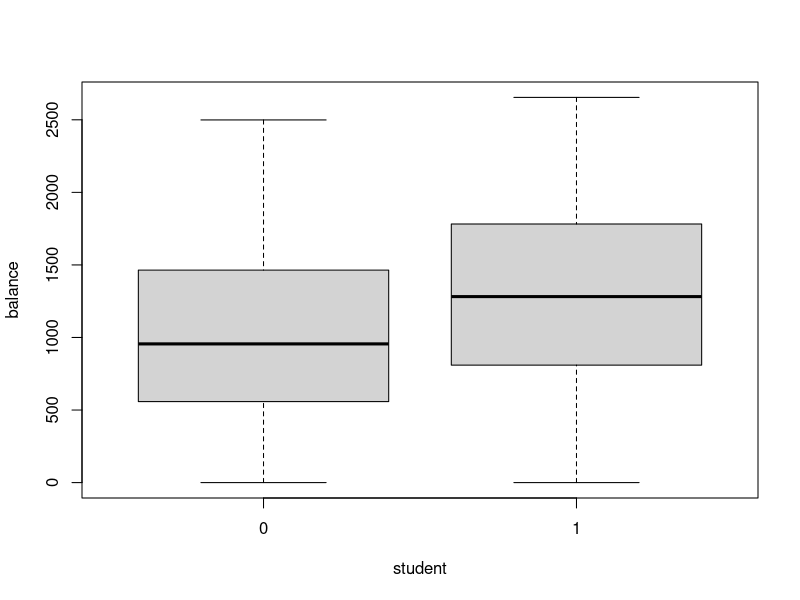
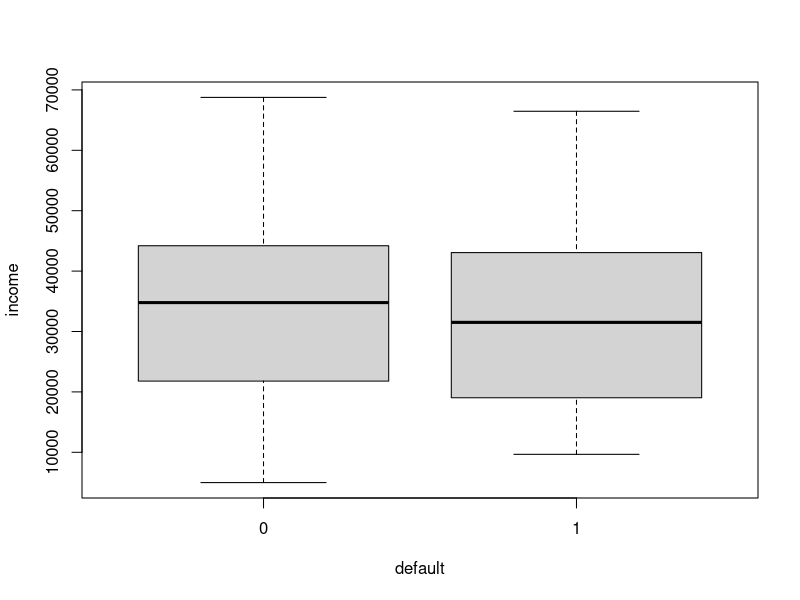
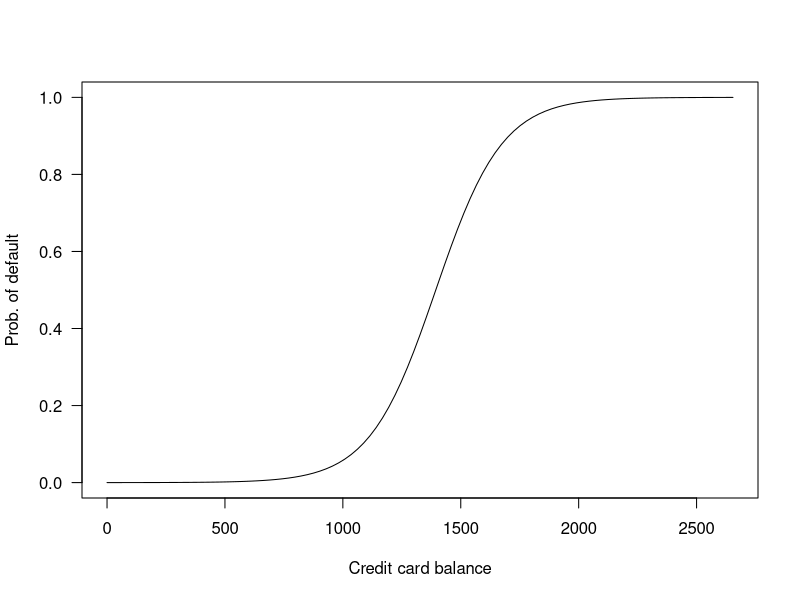

The R script that drew these images, in order:
# R Code for Chapter 3 - Supervised Learning: Classification using Logistic Regression
#
# This code builds a logistic regression model using the Bank Default data
#
# Dependent categorical variable y - Default (1: yes; 0: no)
#
# Independent variables          X - Student status (1: yes; 0: no); Balance; Income 
#
# --------------------  LOGISTIC REGRESSION USING DEFAULT DATA -----------------

# Install packages
install.packages("tidyverse")    # data manipulation and visualization
install.packages("modelr")       # provides easy pipeline modeling functions
install.packages("broom")        # helps to tidy up model outputs

library(tidyverse)  
library(modelr)     
library(broom)      

## -----------------------------------------------------------------------------

# STEP 1: SET WORKING DIRECTORY AND LOAD DATA

getwd()

# Go to 'Session' tab -> 'Set Working Directory' -> 'To Source File Location'

# LOAD DATA (use either .csv or .rds formats)
Default_data <- read.csv("DefaultDataset.csv")  # or Default_data = readRDS("DefaultDataset.rds")

# Data characteristics
Default_data[1:5,]                   # first five rows

head(Default_data)                   # first five row - alternatively use function head()

dim(Default_data)                    # 1000 rows and 4 cols

names(Default_data)                  # check variable names - "default" "student" "balance" "income" 

summary(Default_data)                # Summary of the data

# ------------------------------------------------------------------------------

# STEP 2: BOXPLOTS/VISUALIZATION

attach(Default_data)

boxplot(balance ~ student, data=Default_data)  # Balance and Default
 
boxplot(income ~ default, data=Default_data)   # Income and Default

# ------------------------------------------------------------------------------

# STEP 3: Fit a NULL Logistic Regression model (only the intercept)

fitNULL <- glm(default ~ NULL, data=Default_data, family=binomial)

summary(fitNULL)

# ------------------------------------------------------------------------------

# STEP 4: Fit a Logistic Regression model with Balance as an input variable

fitBalance <- glm(default ~ balance, data=Default_data, family=binomial)

summary(fitBalance)

# Define the logistic function
logit <- function(x, a, b) {
  1/(1+exp(-(a+b*x)))
}

# Probability of default vs Balance
curve(logit(x, -9.8789851, 0.0070863), xlim=c(min(balance),max(balance)), xlab="Credit card balance", ylab="Prob. of default",las=1)

# ------------------------------------------------------------------------------

# STEP 5: Fit a Logistic Regression model with Student status as an input variable

fitStudent <- glm(default ~ student, data=Default_data, family=binomial)

summary(fitStudent)

# ------------------------------------------------------------------------------

# STEP 6: Fit a Logistic Regression model with ALL input variables

fitALL <- glm(default ~ balance + income + student, data=Default_data, family=binomial)

summary(fitALL)

# ------------------------------------------------------------------------------

# STEP 7: Fit a Logistic Regression model with only the most significant variables

fitFINAL <- glm(default ~. -income, data=Default_data, family=binomial)

summary(fitFINAL)

# ------------------------------------------------------------------------------

# STEP 8: Quantify classification accuracy

install.packages('e1071', dependencies=TRUE)
library(caret)

PredictDefault <- predict(fitFINAL, newdata = as.data.frame(balance + student), type = "response")

BinaryPredictDefault = as.numeric(PredictDefault>=0.5)   # Classify as 'default/no default' for 0.5 threshold

z = table(default, BinaryPredictDefault)                 # Get confusion matrix
z

sum(diag(z))/sum(z)   # ACCURACY 

TP = z[2,2]           # TRUE POSITIVES    
TP

TN = z[1,1]           # TRUE NEGATIVES
TN

FP = z[1,2]           # FALSE POSITIVES
FP

FN = z[2,1]           # False NEGATIVES
FN

Accuracy_LR    = (TP+TN)/(TP+TN+FP+FN)
Accuracy_LR

Sensitivity_LR = (TP)/(TP+FN) # IDENTIFY CUSTOMERS WHO DEFAULT
Sensitivity_LR

Specificity_RF = (TN)/(TN+FP) # IDENTIFY CUSTOMERS WHO DO NOT DEFAULT
Specificity_RF

confusionMatrix(as.factor(BinaryPredictDefault),as.factor(default),positive='1')

# -----------------------------------------------------------------------------------------------------------



      